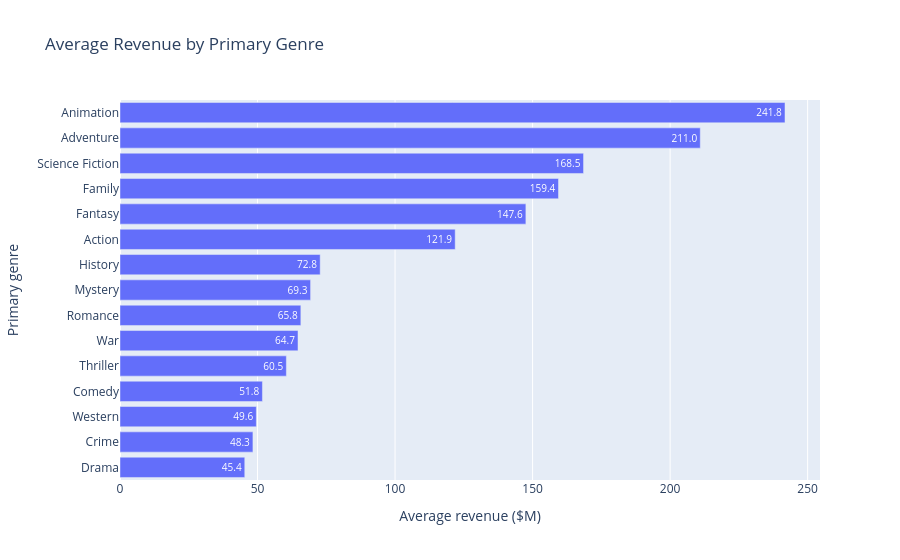

The notebook cell this image was saved under:
### Markdown cell above
### Movie Revenue by Genre

### Code cell
genre_chart_data = genre_summary.sort_values("avg_revenue_million").tail(15)

fig_genre = px.bar(
    genre_chart_data,
    x="avg_revenue_million",
    y="primary_genre",
    orientation="h",
    text_auto=".1f",
    title="Average Revenue by Primary Genre",
    labels={
        "avg_revenue_million": "Average revenue ($M)",
        "primary_genre": "Primary genre"
    }
)

fig_genre.show()

### Figure 1 — Plotly figure (JSON) as saved in the notebook; plotly's stock layout.template omitted (floating-point values rounded to 4 significant figures)
{"data": [{"alignmentgroup": "True", "hovertemplate": "Average revenue ($M)=%{x}<br>Primary genre=%{y}<extra></extra>", "legendgroup": "", "marker": {"color": "#636efa", "pattern": {"shape": ""}}, "name": "", "offsetgroup": "", "orientation": "h", "showlegend": false, "textposition": "auto", "texttemplate": "%{x:.1f}", "type": "bar", "x": [45.36, 48.33, 49.57, 51.78, 60.48, 64.72, 65.75, 69.29, 72.78, 121.9, 147.6, 159.4, 168.5, 211.0, 241.8], "xaxis": "x", "y": ["Drama", "Crime", "Western", "Comedy", "Thriller", "War", "Romance", "Mystery", "History", "Action", "Fantasy", "Family", "Science Fiction", "Adventure", "Animation"], "yaxis": "y"}], "layout": {"barmode": "relative", "legend": {"tracegroupgap": 0}, "title": {"text": "Average Revenue by Primary Genre"}, "xaxis": {"anchor": "y", "domain": [0, 1], "title": {"text": "Average revenue ($M)"}}, "yaxis": {"anchor": "x", "domain": [0, 1], "title": {"text": "Primary genre"}}}}
